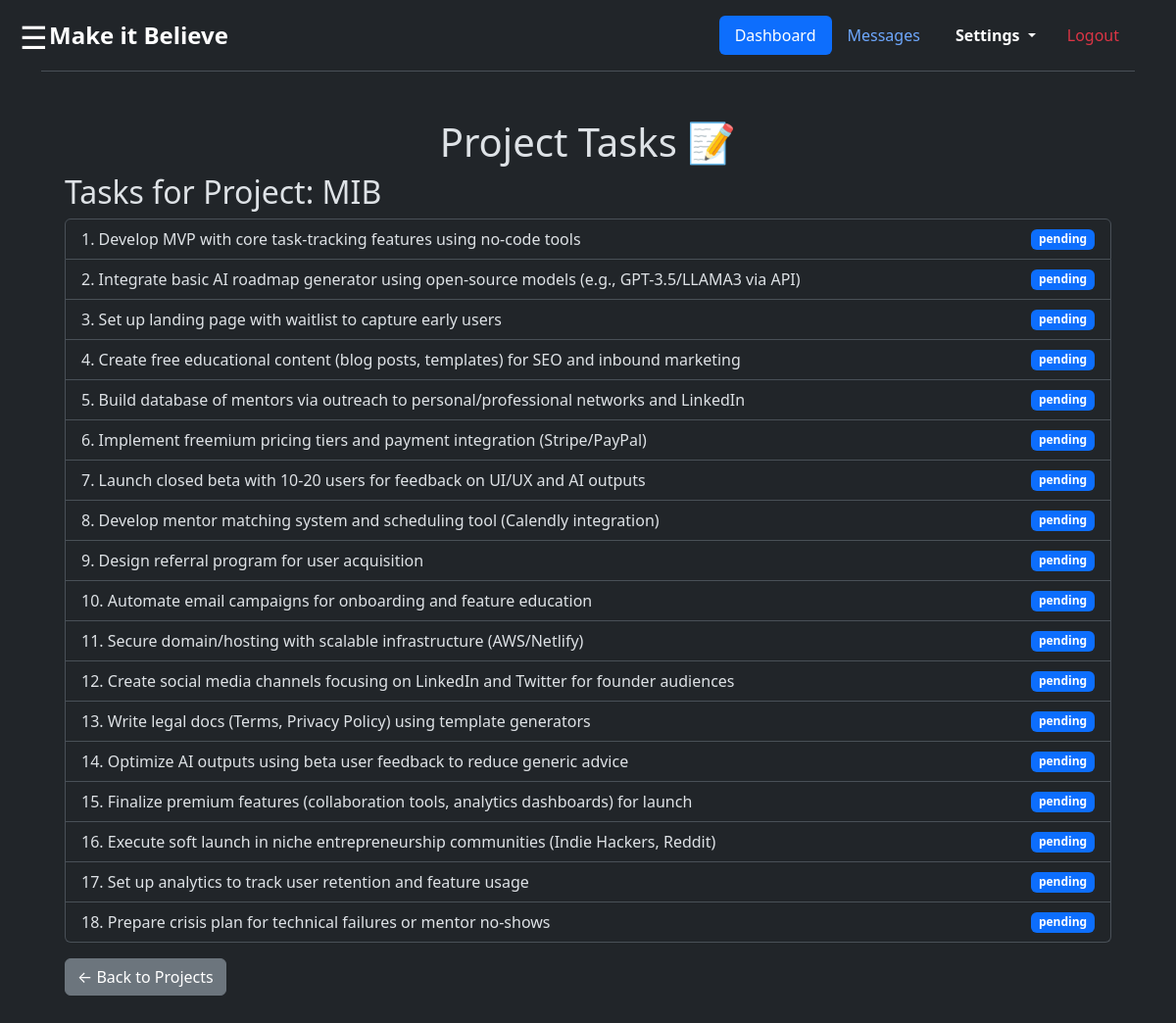
Screenshot of /projects/3/tasks/ (signed in) with the database file from the repository.
### MIB/models.py (models this page shows, shortened)
class Project(models.Model):
    user = models.ForeignKey(settings.AUTH_USER_MODEL, on_delete=models.CASCADE)
    title = models.CharField(max_length=200)
    description = models.TextField()
    created_at = models.DateTimeField(auto_now_add=True)

class ProjectTask(models.Model):
    project = models.ForeignKey(Project, on_delete=models.CASCADE)
    task = models.TextField()
    status = models.CharField(max_length=50, default='pending')

### MIB/views.py (the view)
# urls.py: path('projects/<int:project_id>/tasks/', views.project_tasks, name='project_tasks'),
@login_required(login_url='login')
def project_tasks(request, project_id):
    project = get_object_or_404(Project, id=project_id, user=request.user)
    tasks = project.projecttask_set.all()  # Or use related_name if defined
    return render(request, 'tasks.html', {'project': project, 'tasks': tasks})

### templates/tasks.html
{% extends 'base2.html' %}
{% block content %}
<div class="border-stylish p-4 mb-5">
    <h1 class="text-center">Project Tasks 📝</h1>
<h2>Tasks for Project: {{ project.title }}</h2>
{% if tasks %}
    <ul class="list-group">
        {% for task in tasks %}
            <li class="list-group-item d-flex justify-content-between align-items-center">
                <span>{{ forloop.counter }}. {{ task.task }}</span>
                <span class="badge bg-primary">{{ task.status }}</span>
            </li>
        {% endfor %}
    </ul>
{% else %}
    <p>No tasks for this project.</p>
{% endif %}
<a href="{% url 'projects' %}" class="btn btn-secondary mt-3">← Back to Projects</a>
</div>
{% endblock %}

### templates/base2.html (style rules this page uses)
body { transition: margin-left 0.5s ease; }

### rows the page displays
Project: title "MIB"
ProjectTask: task "Develop MVP with core task-tracking features using no-code tools", status "pending"
ProjectTask: task "Integrate basic AI roadmap generator using open-source models (e.g., GPT-3.5/LLAMA3 via API)", status "pending"
ProjectTask: task "Set up landing page with waitlist to capture early users", status "pending"
ProjectTask: task "Create free educational content (blog posts, templates) for SEO and inbound marketing", status "pending"
ProjectTask: task "Build database of mentors via outreach to personal/professional networks and LinkedIn", status "pending"
ProjectTask: task "Implement freemium pricing tiers and payment integration (Stripe/PayPal)", status "pending"
ProjectTask: task "Launch closed beta with 10-20 users for feedback on UI/UX and AI outputs", status "pending"
ProjectTask: task "Develop mentor matching system and scheduling tool (Calendly integration)", status "pending"
ProjectTask: task "Design referral program for user acquisition", status "pending"
ProjectTask: task "Automate email campaigns for onboarding and feature education", status "pending"
ProjectTask: task "Secure domain/hosting with scalable infrastructure (AWS/Netlify)", status "pending"
ProjectTask: task "Create social media channels focusing on LinkedIn and Twitter for founder audiences", status "pending"
ProjectTask: task "Write legal docs (Terms, Privacy Policy) using template generators", status "pending"
ProjectTask: task "Optimize AI outputs using beta user feedback to reduce generic advice", status "pending"
ProjectTask: task "Finalize premium features (collaboration tools, analytics dashboards) for launch", status "pending"
ProjectTask: task "Execute soft launch in niche entrepreneurship communities (Indie Hackers, Reddit)", status "pending"
ProjectTask: task "Set up analytics to track user retention and feature usage", status "pending"
ProjectTask: task "Prepare crisis plan for technical failures or mentor no-shows", status "pending"
